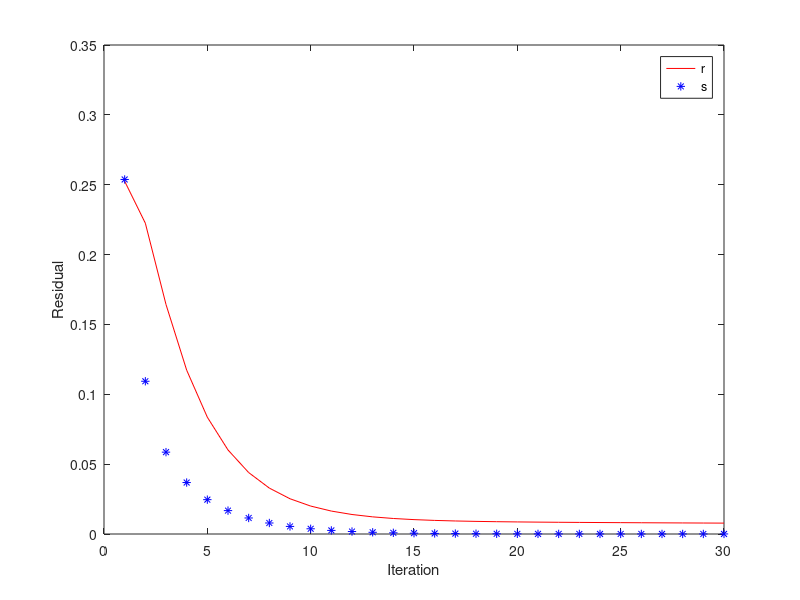
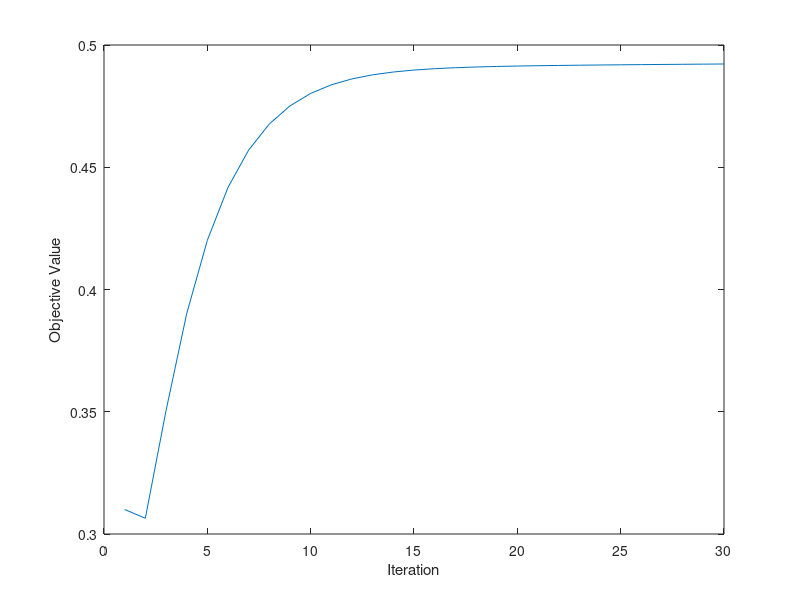

Write the MATLAB code that produced these figures, in order.
clear;
MAX_ITER = 30;
x=0;
y=0;
z=0;
r=0;
s=0;
rho =1;
tolerance=10e-10;
mu=2;
for i = 1:MAX_ITER
    %rho-update
%         if(abs(r)>mu*abs(s))
%             rho=rho*2;
%         else if (abs(s)>mu*abs(r))
%                 rho=rho/2;
%             end
%         end
   rho =rho +0.01;
    %X-update
    t1=-(2*(sqrt(z)-1)+y)/(2*(rho+1));
    if(t1>=0)
        x=t1^2;
    else
        x=0;
    end
    %Z-update
    z_old =z;
    t2=-(2*(sqrt(x)-1)+y)/(2*(rho+1));
    if(t2>=0)
        z=t2^2;
    else
        z=0;
    end
    r=sqrt(x)+sqrt(z)-1;
    s=1/2*rho*(x)^(-1/2)*(sqrt(z)-sqrt(z_old));
    p=x+z;
    y=y+rho*r;
    r_history(i)=abs(r);
    s_history(i)=abs(s);
    p_history(i)=p;
end
figure(1);
plot(1:i,r_history,'r');
hold on;
plot(1:i,s_history,'b*');
hold off;
legend('r','s');
xlabel('Iteration');
ylabel('Residual');
figure(2);
plot(1:i,p_history);
xlabel('Iteration');
ylabel('Objective Value');